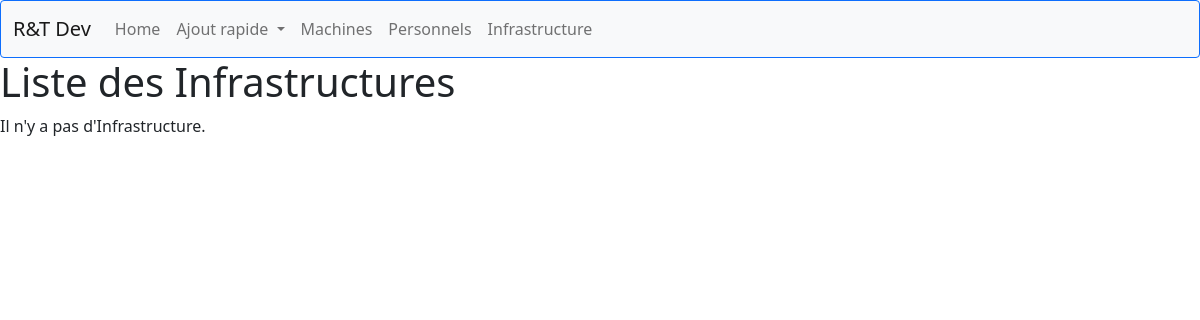
The app's page /computerApp/infrastructures/, older data.
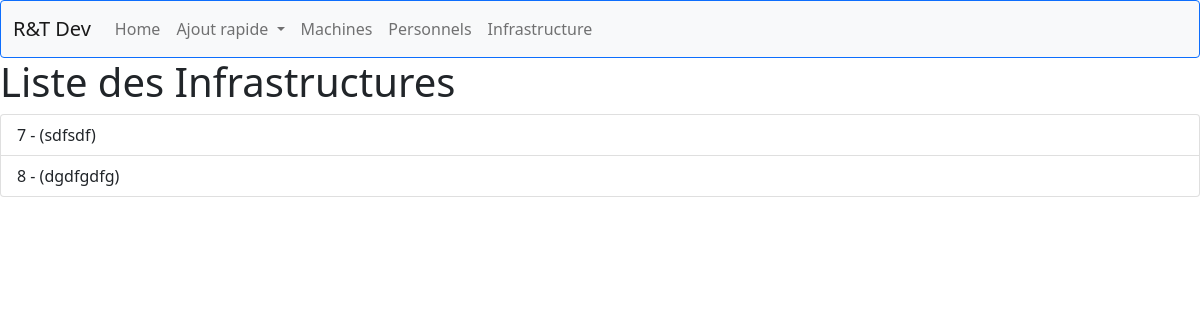
The same page, newer data.
### computerApp/models.py (models this page shows, shortened)
class Infrastructure(models.Model):
    nom = models.CharField(max_length=50)
    SITE = (
        ('Tours', 'Tours'),
        ('Paris', 'Paris')
    )
    site = models.CharField(max_length=15, choices=SITE, default='Paris')
    administrateur = models.ForeignKey(
        'Personnel',
        on_delete=models.SET_NULL,
        null=True,
        blank=True,
        related_name='administrateur_infrastructure',
        limit_choices_to=Q(role='Administrateur') & Q(site=models.F('site'))
    )
    machines = models.ManyToManyField(
        'Machine',
        related_name='infrastructures',
        blank=True,
        limit_choices_to=Q(site=models.F('site'))
    )

### computerApp/views.py (the view)
# urls.py: path('infrastructures/',views.infrastructure_list_view, name='infrastructures'),
def infrastructure_list_view(request):
    infrastructures = Infrastructure.objects.all()
    context = {'infrastructures': infrastructures}
    return render(request, 'computerApp/infra_list.html', context)

### computerApp/templates/computerApp/infra_list.html
{% extends "index.html" %}
{% block content %}
  <h1>Liste des Infrastructures</h1>
  {% if infrastructures %}
    <div class="list-group">
      {% for infrastructure in infrastructures %}
        <a href="{% url 'infrastructure-detail' infrastructure.id %}" class="list-group-item">
          {{ infrastructure.id }} - ({{ infrastructure.nom }})
        </a>
      {% endfor %}
    </div>
  {% else %}
    <p>Il n'y a pas d'Infrastructure.</p>
  {% endif %}
{% endblock %}

Row changes from the older to the newer data that the page shows:
added Infrastructure: id "7", nom "sdfsdf"
added Infrastructure: id "8", nom "dgdfgdfg"
Text that changed along with them:
text no longer shown: "Il n'y a pas d'Infrastructure."
